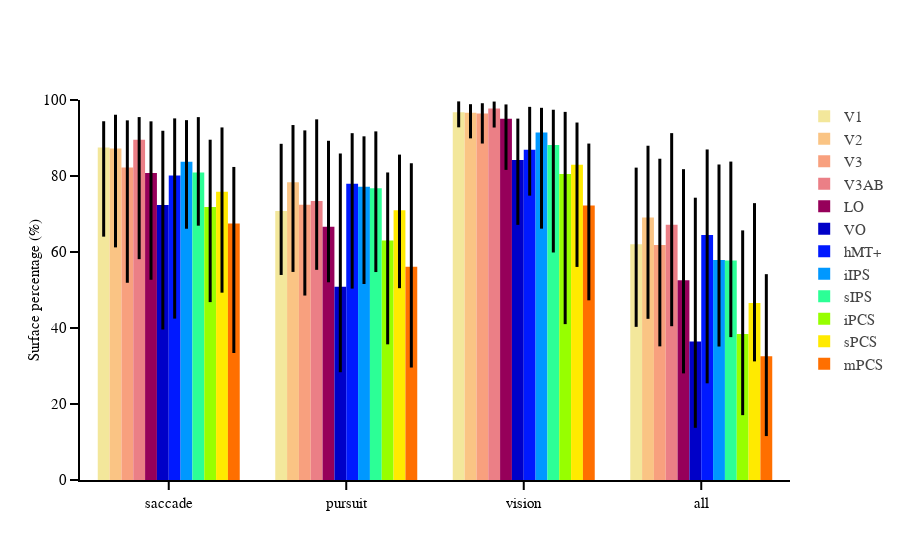

The notebook cell saved with this chart:
### Code cell
sub_rois =  ['V1', 'V2', 'V3', 'V3AB', 'LO', 'VO', 'hMT+', 'iIPS', 'sIPS', 'iPCS', 'sPCS', 'mPCS']
fig = go.Figure()
for i, roi in enumerate(sub_rois):
    df_roi = group_rois_area_categorie_df.loc[group_rois_area_categorie_df['roi']==roi]
    fig.add_trace(go.Bar(
        x=df_roi['categorie'],
        y=df_roi['median'],
        name=roi,  
        marker=dict(color=roi_colors_dict[roi]), 
        error_y=dict(
            type='data',
            array=df_roi['ci_high'] - df_roi['median'], 
            arrayminus=df_roi['median'] - df_roi['ci_low'],  
            visible=True,
            thickness=3,
            width=0,
            color='black'
        ),
        showlegend=True
    ))
    
fig.update_xaxes(showline=True)
fig.update_yaxes(title='Surface percentage (%)', range=[0,100], showline=True)
fig.update_layout(template=fig_template, 
                  barmode='group')

fig.show()
fig.write_image("/Users/uriel/Downloads/Surface_percentage_5.pdf".format(subject))

### Figure 1 — Plotly figure (JSON) as saved in the notebook; plotly's stock layout.template omitted (floating-point values rounded to 4 significant figures)
{"data": [{"error_y": {"array": [6.914, 17.66, 2.859, 20.2], "arrayminus": [23.45, 16.86, 3.967, 21.71], "color": "black", "thickness": 3, "type": "data", "visible": true, "width": 0}, "marker": {"color": "rgb(243, 231, 155)"}, "name": "V1", "showlegend": true, "type": "bar", "x": ["saccade", "pursuit", "vision", "all"], "y": [87.49, 70.81, 96.78, 62.01]}, {"error_y": {"array": [8.916, 15.03, 2.285, 18.91], "arrayminus": [25.99, 23.63, 6.708, 26.64], "color": "black", "thickness": 3, "type": "data", "visible": true, "width": 0}, "marker": {"color": "rgb(250, 196, 132)"}, "name": "V2", "showlegend": true, "type": "bar", "x": ["saccade", "pursuit", "vision", "all"], "y": [87.21, 78.38, 96.61, 69.06]}, {"error_y": {"array": [12.4, 19.58, 2.669, 22.72], "arrayminus": [30.34, 23.88, 7.935, 26.66], "color": "black", "thickness": 3, "type": "data", "visible": true, "width": 0}, "marker": {"color": "rgb(248, 160, 126)"}, "name": "V3", "showlegend": true, "type": "bar", "x": ["saccade", "pursuit", "vision", "all"], "y": [82.24, 72.43, 96.48, 61.83]}, {"error_y": {"array": [5.95, 21.5, 1.798, 24.09], "arrayminus": [31.44, 18.1, 5.034, 26.72], "color": "black", "thickness": 3, "type": "data", "visible": true, "width": 0}, "marker": {"color": "rgb(235, 127, 134)"}, "name": "V3AB", "showlegend": true, "type": "bar", "x": ["saccade", "pursuit", "vision", "all"], "y": [89.55, 73.41, 97.79, 67.19]}, {"error_y": {"array": [13.57, 22.64, 3.756, 29.26], "arrayminus": [28.12, 14.6, 13.47, 24.47], "color": "black", "thickness": 3, "type": "data", "visible": true, "width": 0}, "marker": {"color": "rgb(150, 0, 90)"}, "name": "LO", "showlegend": true, "type": "bar", "x": ["saccade", "pursuit", "vision", "all"], "y": [80.81, 66.63, 95.08, 52.54]}, {"error_y": {"array": [19.51, 35.09, 10.89, 37.83], "arrayminus": [32.78, 22.47, 17.07, 22.73], "color": "black", "thickness": 3, "type": "data", "visible": true, "width": 0}, "marker": {"color": "rgb(0, 0, 200)"}, "name": "VO", "showlegend": true, "type": "bar", "x": ["saccade", "pursuit", "vision", "all"], "y": [72.39, 50.83, 84.22, 36.46]}, {"error_y": {"array": [15.02, 13.29, 11.3, 22.51], "arrayminus": [37.67, 27.61, 12.07, 39.03], "color": "black", "thickness": 3, "type": "data", "visible": true, "width": 0}, "marker": {"color": "rgb(0, 25, 255)"}, "name": "hMT+", "showlegend": true, "type": "bar", "x": ["saccade", "pursuit", "vision", "all"], "y": [80.14, 77.98, 86.9, 64.47]}, {"error_y": {"array": [10.96, 13.26, 6.487, 25.13], "arrayminus": [17.61, 25.61, 25.32, 22.78], "color": "black", "thickness": 3, "type": "data", "visible": true, "width": 0}, "marker": {"color": "rgb(0, 152, 255)"}, "name": "iIPS", "showlegend": true, "type": "bar", "x": ["saccade", "pursuit", "vision", "all"], "y": [83.73, 77.19, 91.46, 57.9]}, {"error_y": {"array": [14.55, 14.95, 9.289, 26.06], "arrayminus": [14.01, 22.07, 28.28, 20.14], "color": "black", "thickness": 3, "type": "data", "visible": true, "width": 0}, "marker": {"color": "rgb(44, 255, 150)"}, "name": "sIPS", "showlegend": true, "type": "bar", "x": ["saccade", "pursuit", "vision", "all"], "y": [80.94, 76.79, 88.15, 57.74]}, {"error_y": {"array": [17.72, 17.87, 16.37, 27.26], "arrayminus": [25.02, 27.36, 39.48, 21.36], "color": "black", "thickness": 3, "type": "data", "visible": true, "width": 0}, "marker": {"color": "rgb(151, 255, 0)"}, "name": "iPCS", "showlegend": true, "type": "bar", "x": ["saccade", "pursuit", "vision", "all"], "y": [71.83, 63.06, 80.5, 38.42]}, {"error_y": {"array": [16.96, 14.67, 11.11, 26.26], "arrayminus": [26.53, 20.48, 26.89, 15.39], "color": "black", "thickness": 3, "type": "data", "visible": true, "width": 0}, "marker": {"color": "rgb(255, 234, 0)"}, "name": "sPCS", "showlegend": true, "type": "bar", "x": ["saccade", "pursuit", "vision", "all"], "y": [75.83, 70.96, 82.96, 46.6]}, {"error_y": {"array": [14.9, 27.25, 16.3, 21.62], "arrayminus": [34.06, 26.51, 24.95, 20.99], "color": "black", "thickness": 3, "type": "data", "visible": true, "width": 0}, "marker": {"color": "rgb(255, 111, 0)"}, "name": "mPCS", "showlegend": true, "type": "bar", "x": ["saccade", "pursuit", "vision", "all"], "y": [67.48, 56.11, 72.24, 32.55]}], "layout": {"autosize": true, "barmode": "group", "xaxis": {"autorange": true, "range": [-0.5, 3.5], "showline": true, "type": "category"}, "yaxis": {"range": [0, 100], "showline": true, "title": {"text": "Surface percentage (%)"}, "type": "linear"}}}
